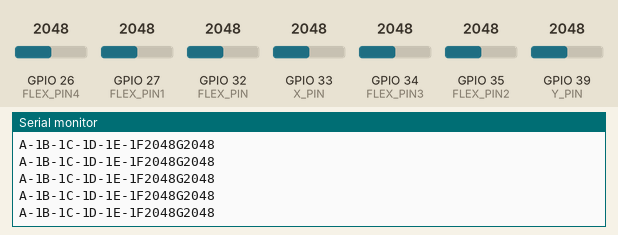
The sketch below on a simulated ESP32. Shown: the last lines printed to the serial monitor. The test bench sets the inputs (shaded band); at power-on: GPIO 27 (FLEX_PIN1) = 2048, GPIO 35 (FLEX_PIN2) = 2048, GPIO 26 (FLEX_PIN4) = 2048, GPIO 32 (FLEX_PIN) = 2048, GPIO 33 (X_PIN) = 2048, GPIO 34 (FLEX_PIN3) = 2048, GPIO 39 (Y_PIN) = 2048. Nothing arrives over Bluetooth unless stated.

Above: at 1.3 s.
1.4 s: GPIO 27 (FLEX_PIN1) set to 2007
At 2.2 s:
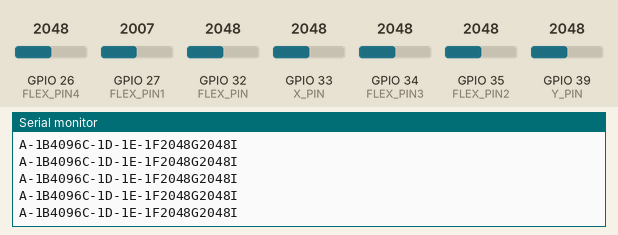
9.4 s: GPIO 35 (FLEX_PIN2) set to 2115
At 10.1 s:
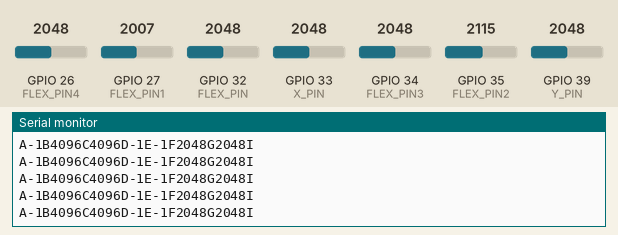

Measured:
- the behaviour switches between 2048 and 2047 on GPIO 27 (FLEX_PIN1) (found by bisection; images 0 and 1)
- after the input at 1.4 s, the serial monitor: prints a new line at once (image 1)
- after the input at 9.4 s, the serial monitor: prints a new line at once (image 2)

The sketch:

FlexSensorV2.ino
```cpp
#include "BluetoothSerial.h"

#if !defined(CONFIG_BT_ENABLED) || !defined(CONFIG_BLUEDROID_ENABLED)
#error Bluetooth is not enabled! Please run `make menuconfig` to and enable it
#endif

BluetoothSerial SerialBT;

int X_PIN = 33;
int Y_PIN = 39;

int X_PIN_Zero, Y_PIN_Zero;
int X_PIN_Value, Y_PIN_Value;

const int FLEX_PIN = 32; //27
const int FLEX_PIN1 = 27;
const int FLEX_PIN2 = 35; //
const int FLEX_PIN3 = 34; //
const int FLEX_PIN4 = 26; // pini bt de hata veriyor  BT OLARAK ÇALIŞMA


  bool trgButton;
  bool grab;

  int trgButton_time_true = 0;
  int trgButton_time_false = 0;


  int grab_time_true = 0;
  int grab_time_false = 0;

  int flexADC_min = 4096;
  int flexADC_max = 0;

  int flexADC_min1 = 4096;
  int flexADC_max1 = 0;

  int flexADC_min2 = 4096;
  int flexADC_max2 = 0;

  int flexADC_min3 = 4096;
  int flexADC_max3 = 0;

  int flexADC_min4 = 4096;
  int flexADC_max4 = 0;

  int bos=0;
void setup()
{
  Serial.begin(115200);
  SerialBT.begin("lucidgloves-left"); //Bluetooth device name
  pinMode(FLEX_PIN, INPUT);
  pinMode(FLEX_PIN1, INPUT);
  pinMode(FLEX_PIN2, INPUT);
  pinMode(FLEX_PIN3, INPUT);
  pinMode(FLEX_PIN4, INPUT);


  pinMode(X_PIN, INPUT);
  pinMode(X_PIN, INPUT);
  delay(100);
  X_PIN_Zero = analogRead(X_PIN);
  Y_PIN_Zero = analogRead(Y_PIN);

}

void loop()
{
  int flexADC = analogRead(FLEX_PIN);
  int flexADC1 = analogRead(FLEX_PIN1);
  int flexADC2 = analogRead(FLEX_PIN2);
  int flexADC3 = analogRead(FLEX_PIN3);
  int flexADC4 = analogRead(FLEX_PIN4);

  X_PIN_Value = analogRead(X_PIN) - X_PIN_Zero;
  Y_PIN_Value = analogRead(Y_PIN) - Y_PIN_Zero;

  X_PIN_Value = X_PIN_Value + 2048;
  Y_PIN_Value = Y_PIN_Value + 2048;

if (X_PIN_Value < 2300 && X_PIN_Value > 1800) X_PIN_Value = 2048;
if (Y_PIN_Value < 2300 && Y_PIN_Value > 1800) Y_PIN_Value = 2048;


  flexADC = 4096 - flexADC;
  if (flexADC > flexADC_max) flexADC_max = flexADC;
  if (flexADC < flexADC_min) flexADC_min = flexADC;

  flexADC = map(flexADC, flexADC_min, flexADC_max, 0, 4096);

  if (flexADC1 > flexADC_max1) flexADC_max1 = flexADC1;
  if (flexADC1 < flexADC_min1) flexADC_min1 = flexADC1;

  flexADC1 = map(flexADC1, flexADC_min1, flexADC_max1, 4096, 0);

  if (flexADC2 > flexADC_max2) flexADC_max2 = flexADC2;
  if (flexADC2 < flexADC_min2) flexADC_min2 = flexADC2;

  flexADC2 = map(flexADC2, flexADC_min2, flexADC_max2, 0, 4096);

  if (flexADC3 > flexADC_max3) flexADC_max3 = flexADC3;
  if (flexADC3 < flexADC_min3) flexADC_min3 = flexADC3;

  flexADC3 = map(flexADC3, flexADC_min3, flexADC_max3, 4096, 0);

  if (flexADC4 > flexADC_max4) flexADC_max4 = flexADC4;
  if (flexADC4 < flexADC_min4) flexADC_min4 = flexADC4;

  flexADC4 = map(flexADC4, flexADC_min4, flexADC_max4, 4096, 0); // Serial Port için bunu kullan

///////////////////////////////////////////////
  if(flexADC1 > 2750){
  trgButton_time_true++;
  trgButton_time_false = 0;
  if(trgButton_time_true > 15) {
  trgButton = true;
 }
}


if(flexADC1 < 2750){
  trgButton_time_true = 0;
  trgButton_time_false++;
   if(trgButton_time_false > 15) {
  trgButton = false;
 }
}

///////////////////////////////////////////////

  if(flexADC2 > 2750 && flexADC3 > 2750 && flexADC4 > 2750 ){
  grab_time_true++;
  grab_time_false = 0;
  if(grab_time_true> 15) {
  grab = true;
 }
}


if(flexADC2 < 2750 && flexADC3 < 2750 && flexADC4 < 2750 ){
  grab_time_true = 0;
  grab_time_false++;
   if(grab_time_false > 15) {
  grab = false;
 }
}


if(grab == true && trgButton == true  ) Serial.println((String)"A"+flexADC+"B"+flexADC1+"C"+flexADC2+"D"+flexADC3+"E"+flexADC4+"F"+X_PIN_Value+"G"+Y_PIN_Value+"I"+"L");
if(grab == true && trgButton == false  ) Serial.println((String)"A"+flexADC+"B"+flexADC1+"C"+flexADC2+"D"+flexADC3+"E"+flexADC4+"F"+X_PIN_Value+"G"+Y_PIN_Value+"L");
if(grab == false && trgButton == true  ) Serial.println((String)"A"+flexADC+"B"+flexADC1+"C"+flexADC2+"D"+flexADC3+"E"+flexADC4+"F"+X_PIN_Value+"G"+Y_PIN_Value+"I");
if(grab == false && trgButton == false  ) Serial.println((String)"A"+flexADC+"B"+flexADC1+"C"+flexADC2+"D"+flexADC3+"E"+flexADC4+"F"+X_PIN_Value+"G"+Y_PIN_Value);

 delay(10);
}
```
